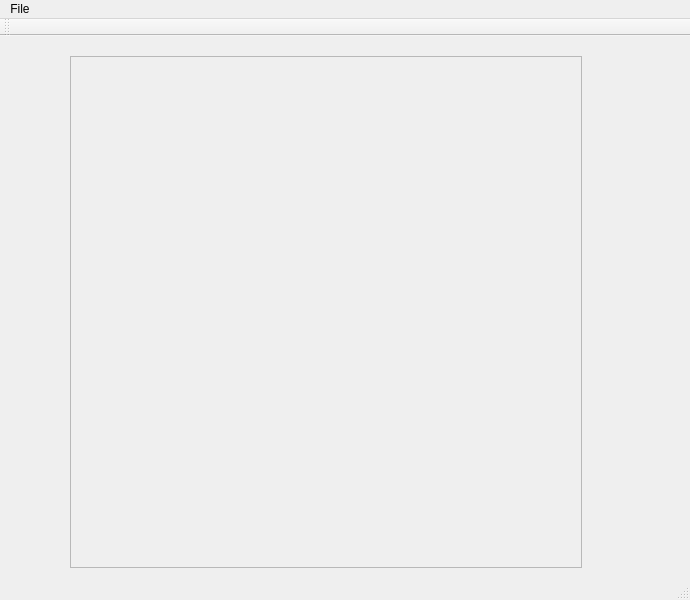
<?xml version="1.0" encoding="UTF-8"?>
<ui version="4.0">
 <class>MainWindow</class>
 <widget class="QMainWindow" name="MainWindow">
  <property name="geometry">
   <rect>
    <x>0</x>
    <y>0</y>
    <width>690</width>
    <height>600</height>
   </rect>
  </property>
  <property name="windowTitle">
   <string>MainWindow</string>
  </property>
  <widget class="QWidget" name="centralWidget">
   <widget class="QGraphicsView" name="scene_display">
    <property name="enabled">
     <bool>false</bool>
    </property>
    <property name="geometry">
     <rect>
      <x>70</x>
      <y>20</y>
      <width>512</width>
      <height>512</height>
     </rect>
    </property>
    <property name="verticalScrollBarPolicy">
     <enum>Qt::ScrollBarAlwaysOff</enum>
    </property>
    <property name="horizontalScrollBarPolicy">
     <enum>Qt::ScrollBarAlwaysOff</enum>
    </property>
    <property name="sizeAdjustPolicy">
     <enum>QAbstractScrollArea::AdjustToContents</enum>
    </property>
    <property name="interactive">
     <bool>false</bool>
    </property>
   </widget>
  </widget>
  <widget class="QMenuBar" name="menuBar">
   <property name="geometry">
    <rect>
     <x>0</x>
     <y>0</y>
     <width>690</width>
     <height>22</height>
    </rect>
   </property>
   <widget class="QMenu" name="menuFile">
    <property name="title">
     <string>File</string>
    </property>
    <addaction name="actionSave_Image"/>
   </widget>
   <addaction name="menuFile"/>
  </widget>
  <widget class="QToolBar" name="mainToolBar">
   <attribute name="toolBarArea">
    <enum>TopToolBarArea</enum>
   </attribute>
   <attribute name="toolBarBreak">
    <bool>false</bool>
   </attribute>
  </widget>
  <widget class="QStatusBar" name="statusBar"/>
  <action name="actionSave_Image">
   <property name="text">
    <string>create Image</string>
   </property>
  </action>
 </widget>
 <layoutdefault spacing="6" margin="11"/>
 <resources/>
 <connections/>
</ui>
